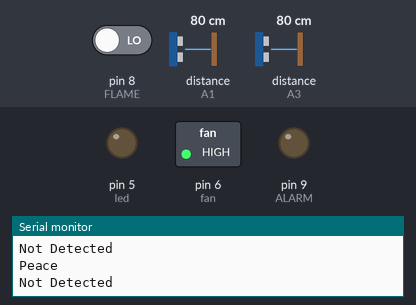
The sketch below on a simulated Arduino Uno, built with avr-gcc and run on an emulated ATmega328P. Shown: switched loads named in the sketch (green lamp = pin HIGH), output pins drawn as LEDs (lit = HIGH), the last lines printed to the serial monitor. Inputs (shaded band) come from the test bench; at power-on: distance to the obstacle (sensors on A1, A3) 80 cm, pin 8 (FLAME) LOW. The echo pulse lasts 58.3 µs per cm.

Above: at 1.8 s.
1.9 s: distance to the obstacle (sensor on A1) set to 9 cm
3.4 s: distance to the obstacle (sensor on A1) set to 6 cm
At 4.4 s:
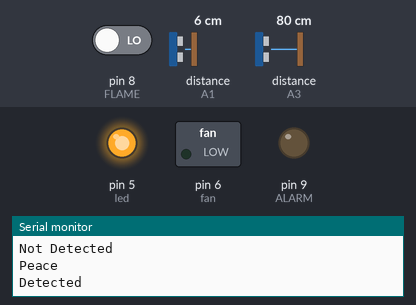
5.5 s: pin 8 (FLAME) driven HIGH
At 7.2 s:
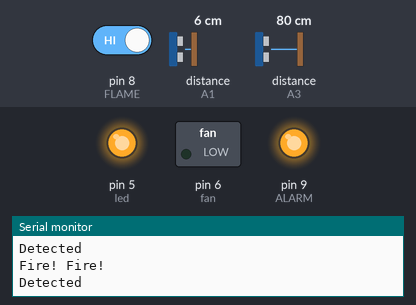
7.5 s: distance to the obstacle (sensor on A1) set to 18 cm
At 8.8 s:
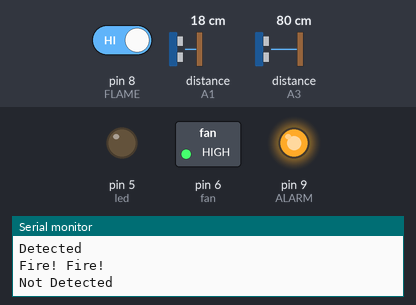
9.5 s: distance to the obstacle (sensor on A1) set to 2 cm
At 10.5 s:
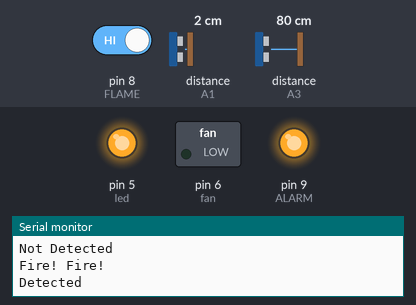
11.5 s: distance to the obstacle (sensor on A1) set to 35 cm
At 13.3 s:
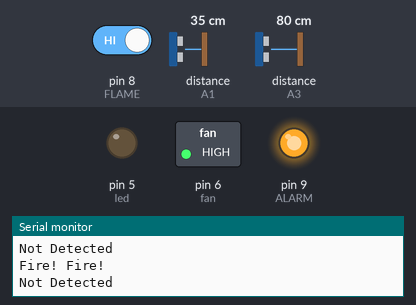
Timing chart, 0 to 14.5 s (numbered marks = the images above; inputs shaded):
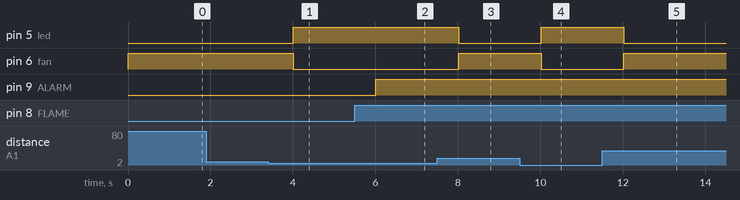

Measured:
- the behaviour switches between 8 and 7 cm on distance to the obstacle (sensor on A1) (found by bisection; images 0 and 1)
- after the input at 3.4 s, pin 5 (led): LOW → HIGH after 0.61 s; pin 6 (fan): HIGH → LOW after 0.61 s
- after the input at 5.5 s, pin 9 (ALARM): LOW → HIGH after 0.51 s
- after the input at 7.5 s, pin 5 (led): HIGH → LOW after 0.52 s; pin 6 (fan): LOW → HIGH after 0.52 s
- after the input at 9.5 s, pin 5 (led): LOW → HIGH after 0.52 s; pin 6 (fan): HIGH → LOW after 0.52 s
- after the input at 11.5 s, pin 5 (led): HIGH → LOW after 0.52 s; pin 6 (fan): LOW → HIGH after 0.52 s

The sketch:

power_sever_and_fire.ino
```cpp
#include<NewPing.h>
// Sonar Sensor
int trigPin1 = A0;
int echoPin1 = A1;
int trigPin2 = A2;
int echoPin2 = A3;
int led = 5;
int fan = 6;
#define ALARM 9  // pin 9 for Alarm
#define FLAME 8 // connect DO pin of sensor to this pin

// Sonar
int max_distance = 7;
NewPing sonar1(trigPin1, echoPin1, max_distance);
NewPing sonar2(trigPin2, echoPin2, max_distance);

void setup() {
  Serial.begin(9600);
  Serial.println("Library Fire Module Test");

  pinMode(led, OUTPUT);
  pinMode(fan, OUTPUT);

  pinMode(FLAME, INPUT);//define FLAME input pin
  pinMode(ALARM, OUTPUT);//define ALARM output pin
}

void loop() {

  int fire = digitalRead(FLAME);// read FLAME sensor

  if( fire == HIGH){
    digitalWrite(ALARM,HIGH);// set the buzzer ON
    Serial.println("Fire! Fire!");
  }
  else{
    digitalWrite(ALARM,LOW); // Set the buzzer OFF
    Serial.println("Peace");

  }
 if (sonar1.ping_cm() > 0 || sonar2.ping_cm() > 0)
  {
    digitalWrite(led, HIGH);
    digitalWrite(fan, LOW);
    Serial.println("Detected");
  }
  else {
    digitalWrite(led, LOW);
    digitalWrite(fan, HIGH);
    Serial.println("Not Detected");
  }

  delay(1000);
}
```
